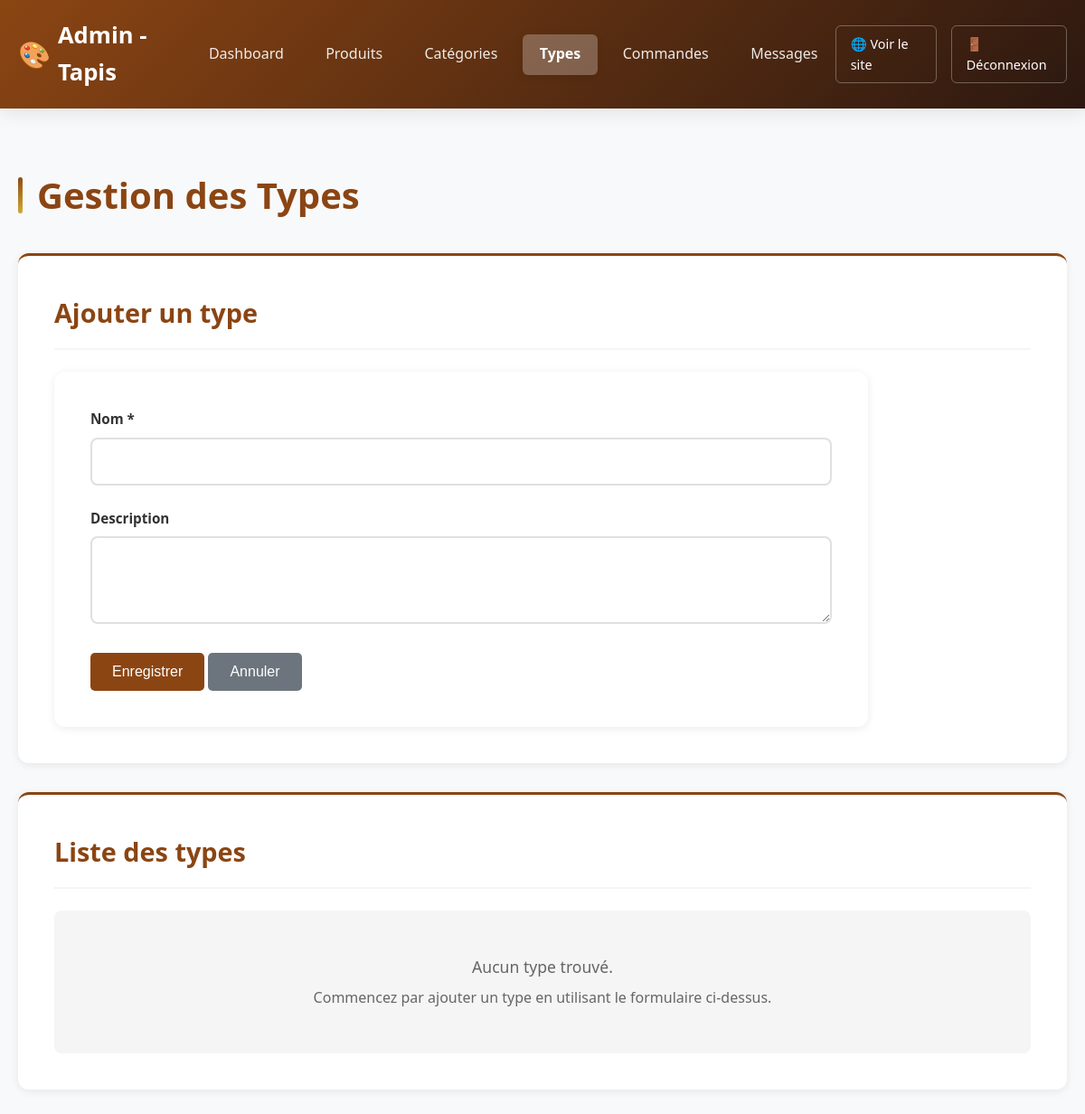
The app's page /admin/types.php (signed in), older data.
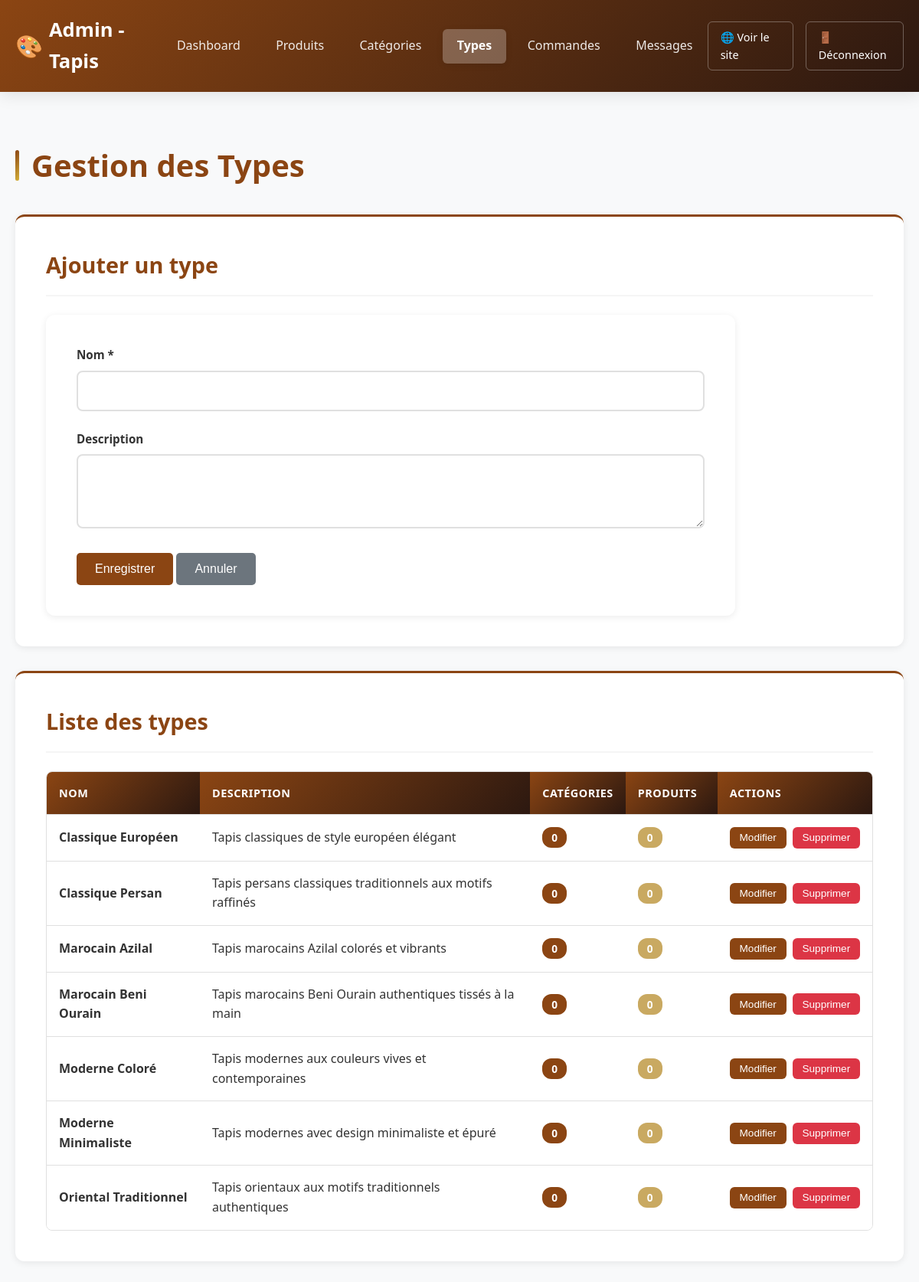
The same page, newer data.
### tables this page shows
CREATE TABLE IF NOT EXISTS types (
    id INT AUTO_INCREMENT PRIMARY KEY,
    name VARCHAR(100) NOT NULL,
    description TEXT,
    created_at TIMESTAMP DEFAULT CURRENT_TIMESTAMP,
    updated_at TIMESTAMP DEFAULT CURRENT_TIMESTAMP ON UPDATE CURRENT_TIMESTAMP,
    INDEX idx_name (name)
);

### config/functions.php (called while the page is built, shortened)
<?php
function clean($data) {
    return htmlspecialchars($data, ENT_QUOTES, 'UTF-8');
}

### admin/types.php (the view, shortened to what this page needs)
<?php
require_once '../config/functions.php';
$db = getDB();
$stmt = $db->query("SELECT t.*,
                    (SELECT COUNT(*) FROM categories WHERE type_id = t.id) as categories_count,
                    (SELECT COUNT(*) FROM products WHERE type_id = t.id) as products_count
                    FROM types t
                    ORDER BY t.name");
$types = $stmt->fetchAll();
?>
<!DOCTYPE html>
<html lang="fr">
<head>
    <link rel="stylesheet" href="../assets/css/style.css">
    <link rel="stylesheet" href="../assets/css/admin.css">
</head>
<body class="admin-body">
    <?php include 'includes/header.php'; ?>
    <main class="admin-main">
        <div class="admin-container">
            <h1>Gestion des Types</h1>
            <div class="admin-section">
                <h2 id="form-title">Ajouter un type</h2>
                <form method="POST" class="admin-form" id="type-form">
                    <div class="form-group">
                        <label for="name">Nom *</label>
                        <input type="text" id="name" name="name" required maxlength="100">
                    </div>
                    <div class="form-group">
                        <label for="description">Description</label>
                        <textarea id="description" name="description" rows="3"></textarea>
                    </div>
                    <button type="submit" class="btn btn-primary">Enregistrer</button>
                    <button type="button" class="btn btn-secondary" onclick="resetForm()">Annuler</button>
                </form>
            </div>
            <div class="admin-section">
                <h2>Liste des types</h2>
                <?php if (count($types) > 0): ?>
                    <div class="table-wrapper">
                        <table class="admin-table">
                            <thead>
                                <tr>
                                    <th style="width: 200px;">Nom</th>
                                    <th>Description</th>
                                    <th style="width: 120px;">Catégories</th>
                                    <th style="width: 120px;">Produits</th>
                                    <th style="width: 180px;">Actions</th>
                                </tr>
                            </thead>
                            <tbody>
                                <?php foreach ($types as $type): ?>
                                    <tr>
                                        <td>
                                            <strong><?php echo clean($type['name']); ?></strong>
                                        </td>
                                        <td>
                                            <div style="max-width: 400px;">
                                                <?php
                                                $description = $type['description'] ?? '';
                                                if (!empty($description)) {
                                                    echo clean(strlen($description) > 150 ? substr($description, 0, 150) . '...' : $description);
                                                } else {
                                                    echo '<span style="color: #999; font-style: italic;">Aucune description</span>';
                                                }
                                                ?>
                                            </div>
                                        </td>
                                        <td>
                                            <span style="padding: 0.25rem 0.75rem; background: var(--primary-color); color: white; border-radius: 12px; font-size: 0.85rem; font-weight: 600;">
                                                <?php echo (int)$type['categories_count']; ?>
                                            </span>
                                        </td>
                                        <td>
                                            <span style="padding: 0.25rem 0.75rem; background: var(--accent-color); color: white; border-radius: 12px; font-size: 0.85rem; font-weight: 600;">
                                                <?php echo (int)$type['products_count']; ?>
                                            </span>
                                        </td>
                                        <td>
                                            <div class="admin-actions">
                                                <button onclick="editType(
                                                    <?php echo $type['id']; ?>,
                                                    <?php echo json_encode($type['name'], JSON_HEX_APOS | JSON_HEX_QUOT); ?>,
                                                    <?php echo json_encode($type['description'] ?? '', JSON_HEX_APOS | JSON_HEX_QUOT); ?>
                                                )" class="btn btn-sm btn-primary">Modifier</button>
                                                <form method="POST" style="display: inline; margin: 0;" onsubmit="return confirm('Êtes-vous sûr de vouloir supprimer ce type ? Cette action est irréversible.');">
                                                    <button type="submit" class="btn btn-sm btn-danger" <?php echo ($type['categories_count'] > 0 || $type['products_count'] > 0) ? 'disabled title="Ce type est utilisé et ne peut pas être supprimé"' : ''; ?>>Supprimer</button>
                                                </form>
                                            </div>
                                        </td>
                                    </tr>
                                <?php endforeach; ?>
                            </tbody>
                        </table>
                    </div>
                <?php else: ?>
                    <div style="text-align: center; padding: 3rem; background: var(--light-color); border-radius: 8px; color: var(--text-light);">
                        <p style="font-size: 1.1rem; margin: 0;">Aucun type trouvé.</p>
                        <p style="margin-top: 0.5rem;">Commencez par ajouter un type en utilisant le formulaire ci-dessus.</p>
                    </div>
                <?php endif; ?>
            </div>
        </div>
    </main>
</body>
</html>

### admin/includes/header.php (shortened to what this page needs)
<?php
$current_page = basename($_SERVER['PHP_SELF']);
?>
<header class="admin-header">
    <div class="admin-header-content">
        <div class="admin-logo">
            <a href="index.php">Admin - Tapis</a>
        </div>
        <nav class="admin-nav">
            <ul>
                <li><a href="index.php" class="<?php echo ($current_page == 'index.php') ? 'active' : ''; ?>">Dashboard</a></li>
                <li><a href="products.php" class="<?php echo (in_array($current_page, ['products.php', 'product_form.php'])) ? 'active' : ''; ?>">Produits</a></li>
                <li><a href="categories.php" class="<?php echo ($current_page == 'categories.php') ? 'active' : ''; ?>">Catégories</a></li>
                <li><a href="types.php" class="<?php echo ($current_page == 'types.php') ? 'active' : ''; ?>">Types</a></li>
                <li><a href="orders.php" class="<?php echo (in_array($current_page, ['orders.php', 'order.php'])) ? 'active' : ''; ?>">Commandes</a></li>
                <li><a href="messages.php" class="<?php echo (in_array($current_page, ['messages.php', 'message.php'])) ? 'active' : ''; ?>">Messages</a></li>
            </ul>
        </nav>
        <div class="admin-header-actions">
            <a href="../index.php" target="_blank" title="Ouvrir le site dans un nouvel onglet">🌐 Voir le site</a>
            <a href="logout.php">🚪 Déconnexion</a>
        </div>
    </div>
</header>

### assets/css/style.css (style rules this page uses)
* { margin: 0; padding: 0; box-sizing: border-box; }
:root { --primary-color: #8B4513; --secondary-color: #D4AF37; --accent-color: #C9A961; --dark-color: #2C1810; --light-color: #F5F5F5; --white: #FFFFFF; --text-dark: #333333; --text-light: #666666; --border-color: #E0E0E0; --success-color: #28a745; --error-color: #dc3545; --warning-color: #ffc107; --shadow: 0 2px 10px rgba(0,0,0,0.1); --shadow-hover: 0 4px 20px rgba(0,0,0,0.15); }
body { font-family: 'Segoe UI', Tahoma, Geneva, Verdana, sans-serif; line-height: 1.6; color: var(--text-dark); background-color: var(--white); }
.btn { display: inline-block; padding: 0.75rem 1.5rem; text-decoration: none; border-radius: 5px; font-weight: 500; transition: all 0.3s; border: none; cursor: pointer; font-size: 1rem; }
.btn-primary { background: linear-gradient(135deg, var(--secondary-color) 0%, var(--primary-color) 100%); color: var(--white); border: 2px solid transparent; }
.btn-secondary { background: var(--text-light); color: var(--white); }
.form-group { margin-bottom: 1.5rem; }
.form-group label { display: block; margin-bottom: 0.5rem; font-weight: 500; }
.form-group input, .form-group textarea, .form-group select { width: 100%; padding: 0.75rem; border: 1px solid var(--border-color); border-radius: 5px; font-size: 1rem; font-family: inherit; }

Row changes from the older to the newer data that the page shows:
added types: name "Classique Européen", description "Tapis classiques de style européen élégant", categories_count "0", products_count "0"
added types: name "Classique Persan", description "Tapis persans classiques traditionnels aux motifs raffinés", categories_count "0", products_count "0"
added types: name "Marocain Azilal", description "Tapis marocains Azilal colorés et vibrants", categories_count "0", products_count "0"
added types: name "Marocain Beni Ourain", description "Tapis marocains Beni Ourain authentiques tissés à la main", categories_count "0", products_count "0"
added types: name "Moderne Coloré", description "Tapis modernes aux couleurs vives et contemporaines", categories_count "0", products_count "0"
added types: name "Moderne Minimaliste", description "Tapis modernes avec design minimaliste et épuré", categories_count "0", products_count "0"
added types: name "Oriental Traditionnel", description "Tapis orientaux aux motifs traditionnels authentiques", categories_count "0", products_count "0"
Text that changed along with them:
text no longer shown: "Aucun type trouvé. Commencez par ajouter un type en utilisant le formulaire ci-dessus."
text now shown: "NOM DESCRIPTION CATÉGORIES PRODUITS ACTIONS"
